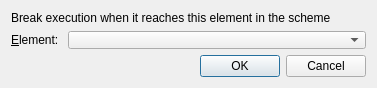
<?xml version="1.0" encoding="UTF-8"?>
<ui version="4.0">
 <class>NewBreakpointDialog</class>
 <widget class="QDialog" name="NewBreakpointDialog">
  <property name="geometry">
   <rect>
    <x>0</x>
    <y>0</y>
    <width>377</width>
    <height>88</height>
   </rect>
  </property>
  <property name="minimumSize">
   <size>
    <width>377</width>
    <height>88</height>
   </size>
  </property>
  <property name="windowTitle">
   <string>New Breakpoint</string>
  </property>
  <layout class="QVBoxLayout" name="verticalLayout">
   <item>
    <layout class="QGridLayout" name="gridLayout">
     <item row="0" column="0" colspan="2">
      <widget class="QLabel" name="announcementLabel">
       <property name="text">
        <string>Break execution when it reaches this element in the scheme</string>
       </property>
      </widget>
     </item>
     <item row="1" column="0">
      <widget class="QLabel" name="elementLabel">
       <property name="text">
        <string>&amp;Element: </string>
       </property>
       <property name="buddy">
        <cstring>elementCombo</cstring>
       </property>
      </widget>
     </item>
     <item row="1" column="1">
      <widget class="QComboBox" name="elementCombo">
       <property name="sizePolicy">
        <sizepolicy hsizetype="Expanding" vsizetype="Fixed">
         <horstretch>0</horstretch>
         <verstretch>0</verstretch>
        </sizepolicy>
       </property>
      </widget>
     </item>
    </layout>
   </item>
   <item>
    <widget class="QDialogButtonBox" name="buttonBox">
     <property name="standardButtons">
      <set>QDialogButtonBox::Cancel|QDialogButtonBox::Ok</set>
     </property>
    </widget>
   </item>
  </layout>
 </widget>
 <resources/>
 <connections>
  <connection>
   <sender>buttonBox</sender>
   <signal>rejected()</signal>
   <receiver>NewBreakpointDialog</receiver>
   <slot>reject()</slot>
   <hints>
    <hint type="sourcelabel">
     <x>199</x>
     <y>78</y>
    </hint>
    <hint type="destinationlabel">
     <x>199</x>
     <y>47</y>
    </hint>
   </hints>
  </connection>
  <connection>
   <sender>buttonBox</sender>
   <signal>accepted()</signal>
   <receiver>NewBreakpointDialog</receiver>
   <slot>accept()</slot>
   <hints>
    <hint type="sourcelabel">
     <x>188</x>
     <y>67</y>
    </hint>
    <hint type="destinationlabel">
     <x>188</x>
     <y>43</y>
    </hint>
   </hints>
  </connection>
 </connections>
</ui>
